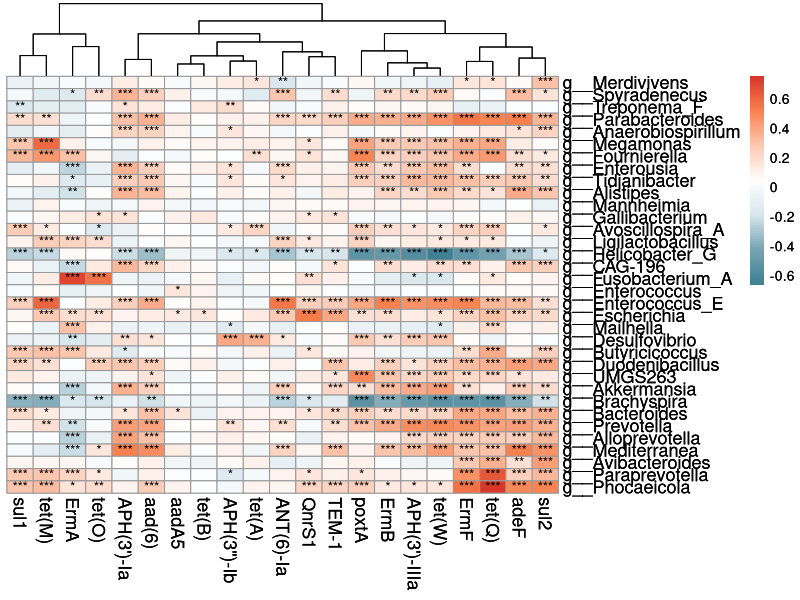

Write the R code that produced this figure.
# 清空工作环境
rm(list = ls())

# 加载所需的库
library(readr) 
library(tibble)

final_High_Risk_ARG_SRD_genus_MAG_abun <- read_csv("SRD_MAG_genus_abundance.csv")
final_High_Risk_filtered_ARG_abun_sorted <- read_csv("SRD_high_risk_ARG_abundance.csv")
final_High_Risk_ARG_SRD_genus_MAG_abun <- final_High_Risk_ARG_SRD_genus_MAG_abun %>%
  column_to_rownames(var = "Sample") 
final_High_Risk_filtered_ARG_abun_sorted <- final_High_Risk_filtered_ARG_abun_sorted  %>%
  column_to_rownames(var = "Sample")


#相关性分析
library(psych)
library(corrplot)
# 使用corr.test计算ARG和MAG之间的相关性
corr_results <- corr.test(final_High_Risk_ARG_SRD_genus_MAG_abun,final_High_Risk_filtered_ARG_abun_sorted,
                          method = "spearman",
                          adjust= "BH")  

result.r <- corr_results$r
result.p <- corr_results$p
result.p.adj <- corr_results$p.adj

# 将矩阵转换为数据框
r_df <- as.data.frame.table(result.r, responseName = "r_value")
p_df <- as.data.frame.table(result.p, responseName = "p_value")
p_adj_df <- as.data.frame.table(result.p.adj, responseName = "p_adj_value")
final_df <- cbind(r_df, p_value = p_df$p_value, p_adj_value = p_adj_df$p_adj_value)

#genus画图顺序
custom_y_order <- c(  "g__Merdivivens",
                      "g__Spyradenecus",
                      "g__Treponema_F",
                      "g__Parabacteroides",
                      "g__Anaerobiospirillum",
                      "g__Megamonas",
                      "g__Fournierella",
                      "g__Enterousia",
                      "g__Tidjanibacter",
                      "g__Alistipes",
                      "g__Mannheimia",
                      "g__Gallibacterium",
                      "g__Avoscillospira_A",
                      "g__Ligilactobacillus",
                      "g__Helicobacter_G",
                      "g__CAG-196" ,
                      "g__Fusobacterium_A",
                      "g__Enterococcus",
                      "g__Enterococcus_E",
                      "g__Escherichia",
                      "g__Mailhella",
                      "g__Desulfovibrio" ,
                      "g__Butyricicoccus",
                      "g__Duodenibacillus",
                      "g__UMGS263",
                      "g__Akkermansia",
                      "g__Brachyspira",
                      "g__Bacteroides",
                      "g__Prevotella",
                      "g__Alloprevotella",
                      "g__Mediterranea",
                      "g__Avibacteroides",
                      "g__Paraprevotella",
                      "g__Phocaeicola")

library(pheatmap)

# 根据p值矩阵创建显著性标记矩阵
sig_matrix <- matrix("", nrow = nrow(result.p.adj), ncol = ncol(result.p.adj))
sig_matrix[result.p.adj  < 0.05] <- "*"
sig_matrix[result.p.adj  < 0.01] <- "**"
sig_matrix[result.p.adj < 0.001] <- "***"
dimnames(sig_matrix) <- dimnames(result.p.adj)
# 调整数据矩阵的列顺序
result.r.ordered <- result.r[custom_y_order,]
sig_matrix.ordered <- sig_matrix[custom_y_order,] 

p <- pheatmap(result.r.ordered,
              scale = "none", 
              cluster_rows = FALSE, 
              cluster_cols = TRUE, 
              color = colorRampPalette(c("#3f8094","#77a5b4","#d7e6ed","white","#fdcab4","#fa8350","#d9372a"))(100), 
              display_numbers = sig_matrix.ordered,  
              number_color = "black",       
              fontsize_number = 10,          
              show_rownames = TRUE,
              show_colnames = TRUE,
              fontsize_row = 13, 
              fontsize_col = 13) 

p
